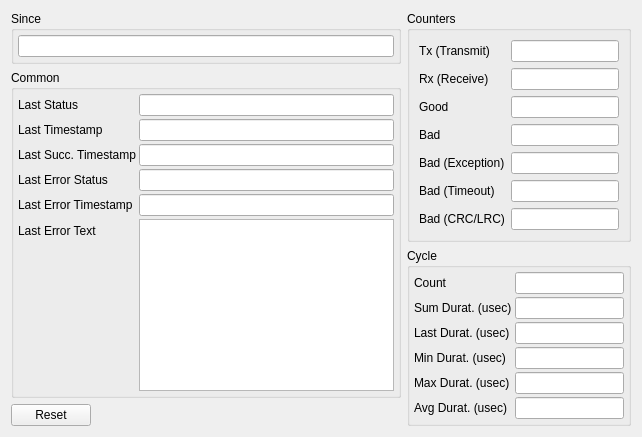
<?xml version="1.0" encoding="UTF-8"?>
<ui version="4.0">
 <class>mbServerPortStatisticsUi</class>
 <widget class="QWidget" name="mbServerPortStatisticsUi">
  <property name="geometry">
   <rect>
    <x>0</x>
    <y>0</y>
    <width>642</width>
    <height>437</height>
   </rect>
  </property>
  <layout class="QHBoxLayout" name="horizontalLayout_2">
   <item>
    <layout class="QVBoxLayout" name="verticalLayout_2">
     <item>
      <widget class="QGroupBox" name="groupBox_4">
       <property name="title">
        <string>Since</string>
       </property>
       <layout class="QHBoxLayout" name="horizontalLayout_3">
        <property name="spacing">
         <number>2</number>
        </property>
        <property name="leftMargin">
         <number>4</number>
        </property>
        <property name="topMargin">
         <number>4</number>
        </property>
        <property name="rightMargin">
         <number>4</number>
        </property>
        <property name="bottomMargin">
         <number>4</number>
        </property>
        <item>
         <widget class="QLineEdit" name="lnSinceTimestamp">
          <property name="readOnly">
           <bool>true</bool>
          </property>
         </widget>
        </item>
       </layout>
      </widget>
     </item>
     <item>
      <widget class="QGroupBox" name="groupBox_3">
       <property name="title">
        <string>Common</string>
       </property>
       <layout class="QFormLayout" name="formLayout_4">
        <property name="horizontalSpacing">
         <number>3</number>
        </property>
        <property name="verticalSpacing">
         <number>3</number>
        </property>
        <property name="leftMargin">
         <number>4</number>
        </property>
        <property name="topMargin">
         <number>4</number>
        </property>
        <property name="rightMargin">
         <number>4</number>
        </property>
        <property name="bottomMargin">
         <number>4</number>
        </property>
        <item row="0" column="0">
         <widget class="QLabel" name="label_18">
          <property name="text">
           <string>Last Status</string>
          </property>
         </widget>
        </item>
        <item row="0" column="1">
         <widget class="QLineEdit" name="lnLastStatus">
          <property name="readOnly">
           <bool>true</bool>
          </property>
         </widget>
        </item>
        <item row="1" column="0">
         <widget class="QLabel" name="label_19">
          <property name="text">
           <string>Last Timestamp</string>
          </property>
         </widget>
        </item>
        <item row="1" column="1">
         <widget class="QLineEdit" name="lnLastTimestamp">
          <property name="readOnly">
           <bool>true</bool>
          </property>
         </widget>
        </item>
        <item row="2" column="0">
         <widget class="QLabel" name="label_20">
          <property name="text">
           <string>Last Succ. Timestamp</string>
          </property>
         </widget>
        </item>
        <item row="2" column="1">
         <widget class="QLineEdit" name="lnLastSuccessTimestamp">
          <property name="minimumSize">
           <size>
            <width>180</width>
            <height>0</height>
           </size>
          </property>
          <property name="readOnly">
           <bool>true</bool>
          </property>
         </widget>
        </item>
        <item row="3" column="0">
         <widget class="QLabel" name="label_21">
          <property name="text">
           <string>Last Error Status</string>
          </property>
         </widget>
        </item>
        <item row="3" column="1">
         <widget class="QLineEdit" name="lnLastErrorStatus">
          <property name="readOnly">
           <bool>true</bool>
          </property>
         </widget>
        </item>
        <item row="4" column="0">
         <widget class="QLabel" name="label_22">
          <property name="text">
           <string>Last Error Timestamp</string>
          </property>
         </widget>
        </item>
        <item row="4" column="1">
         <widget class="QLineEdit" name="lnLastErrorTimestamp">
          <property name="readOnly">
           <bool>true</bool>
          </property>
         </widget>
        </item>
        <item row="5" column="0">
         <widget class="QLabel" name="label_23">
          <property name="text">
           <string>Last Error Text</string>
          </property>
         </widget>
        </item>
        <item row="5" column="1">
         <widget class="QPlainTextEdit" name="txtLastErrorText">
          <property name="readOnly">
           <bool>true</bool>
          </property>
         </widget>
        </item>
       </layout>
      </widget>
     </item>
     <item>
      <layout class="QHBoxLayout" name="horizontalLayout">
       <item>
        <widget class="QPushButton" name="btnReset">
         <property name="text">
          <string>Reset</string>
         </property>
        </widget>
       </item>
       <item>
        <spacer name="horizontalSpacer">
         <property name="orientation">
          <enum>Qt::Horizontal</enum>
         </property>
         <property name="sizeHint" stdset="0">
          <size>
           <width>40</width>
           <height>20</height>
          </size>
         </property>
        </spacer>
       </item>
      </layout>
     </item>
    </layout>
   </item>
   <item>
    <layout class="QVBoxLayout" name="verticalLayout">
     <item>
      <widget class="QGroupBox" name="groupBox_2">
       <property name="title">
        <string>Counters</string>
       </property>
       <layout class="QFormLayout" name="formLayout_2">
        <item row="0" column="0">
         <widget class="QLabel" name="label_6">
          <property name="text">
           <string>Tx (Transmit)</string>
          </property>
         </widget>
        </item>
        <item row="0" column="1">
         <widget class="QLineEdit" name="lnCountTx">
          <property name="readOnly">
           <bool>true</bool>
          </property>
         </widget>
        </item>
        <item row="1" column="0">
         <widget class="QLabel" name="label_12">
          <property name="text">
           <string>Rx (Receive)</string>
          </property>
         </widget>
        </item>
        <item row="1" column="1">
         <widget class="QLineEdit" name="lnCountRx">
          <property name="readOnly">
           <bool>true</bool>
          </property>
         </widget>
        </item>
        <item row="2" column="0">
         <widget class="QLabel" name="label_7">
          <property name="text">
           <string>Good</string>
          </property>
         </widget>
        </item>
        <item row="2" column="1">
         <widget class="QLineEdit" name="lnCountGood">
          <property name="readOnly">
           <bool>true</bool>
          </property>
         </widget>
        </item>
        <item row="3" column="0">
         <widget class="QLabel" name="label_8">
          <property name="text">
           <string>Bad</string>
          </property>
         </widget>
        </item>
        <item row="3" column="1">
         <widget class="QLineEdit" name="lnCountBad">
          <property name="readOnly">
           <bool>true</bool>
          </property>
         </widget>
        </item>
        <item row="4" column="0">
         <widget class="QLabel" name="label_11">
          <property name="text">
           <string>Bad (Exception)</string>
          </property>
         </widget>
        </item>
        <item row="4" column="1">
         <widget class="QLineEdit" name="lnCountBadStandard">
          <property name="readOnly">
           <bool>true</bool>
          </property>
         </widget>
        </item>
        <item row="5" column="0">
         <widget class="QLabel" name="label_9">
          <property name="text">
           <string>Bad (Timeout)</string>
          </property>
         </widget>
        </item>
        <item row="5" column="1">
         <widget class="QLineEdit" name="lnCountBadTimeout">
          <property name="readOnly">
           <bool>true</bool>
          </property>
         </widget>
        </item>
        <item row="6" column="0">
         <widget class="QLabel" name="label_10">
          <property name="text">
           <string>Bad (CRC/LRC)</string>
          </property>
         </widget>
        </item>
        <item row="6" column="1">
         <widget class="QLineEdit" name="lnCountBadCRC">
          <property name="readOnly">
           <bool>true</bool>
          </property>
         </widget>
        </item>
       </layout>
      </widget>
     </item>
     <item>
      <widget class="QGroupBox" name="groupBox">
       <property name="title">
        <string>Cycle</string>
       </property>
       <layout class="QFormLayout" name="formLayout">
        <property name="horizontalSpacing">
         <number>3</number>
        </property>
        <property name="verticalSpacing">
         <number>3</number>
        </property>
        <property name="leftMargin">
         <number>4</number>
        </property>
        <property name="topMargin">
         <number>4</number>
        </property>
        <property name="rightMargin">
         <number>4</number>
        </property>
        <property name="bottomMargin">
         <number>4</number>
        </property>
        <item row="0" column="0">
         <widget class="QLabel" name="label">
          <property name="text">
           <string>Count</string>
          </property>
         </widget>
        </item>
        <item row="0" column="1">
         <widget class="QLineEdit" name="lnCycleCount">
          <property name="readOnly">
           <bool>true</bool>
          </property>
         </widget>
        </item>
        <item row="1" column="0">
         <widget class="QLabel" name="label_13">
          <property name="text">
           <string>Sum Durat. (usec)</string>
          </property>
         </widget>
        </item>
        <item row="1" column="1">
         <widget class="QLineEdit" name="lnCycleSumDuration">
          <property name="readOnly">
           <bool>true</bool>
          </property>
         </widget>
        </item>
        <item row="2" column="0">
         <widget class="QLabel" name="label_2">
          <property name="text">
           <string>Last Durat. (usec)</string>
          </property>
         </widget>
        </item>
        <item row="2" column="1">
         <widget class="QLineEdit" name="lnCycleLastDuration">
          <property name="readOnly">
           <bool>true</bool>
          </property>
         </widget>
        </item>
        <item row="3" column="0">
         <widget class="QLabel" name="label_3">
          <property name="text">
           <string>Min Durat. (usec)</string>
          </property>
         </widget>
        </item>
        <item row="3" column="1">
         <widget class="QLineEdit" name="lnCycleMinDuration">
          <property name="readOnly">
           <bool>true</bool>
          </property>
         </widget>
        </item>
        <item row="4" column="0">
         <widget class="QLabel" name="label_4">
          <property name="text">
           <string>Max Durat. (usec)</string>
          </property>
         </widget>
        </item>
        <item row="4" column="1">
         <widget class="QLineEdit" name="lnCycleMaxDuration">
          <property name="readOnly">
           <bool>true</bool>
          </property>
         </widget>
        </item>
        <item row="5" column="0">
         <widget class="QLabel" name="label_5">
          <property name="text">
           <string>Avg Durat. (usec)</string>
          </property>
         </widget>
        </item>
        <item row="5" column="1">
         <widget class="QLineEdit" name="lnCycleAvgDuration">
          <property name="readOnly">
           <bool>true</bool>
          </property>
         </widget>
        </item>
       </layout>
      </widget>
     </item>
    </layout>
   </item>
  </layout>
 </widget>
 <resources/>
 <connections/>
</ui>
